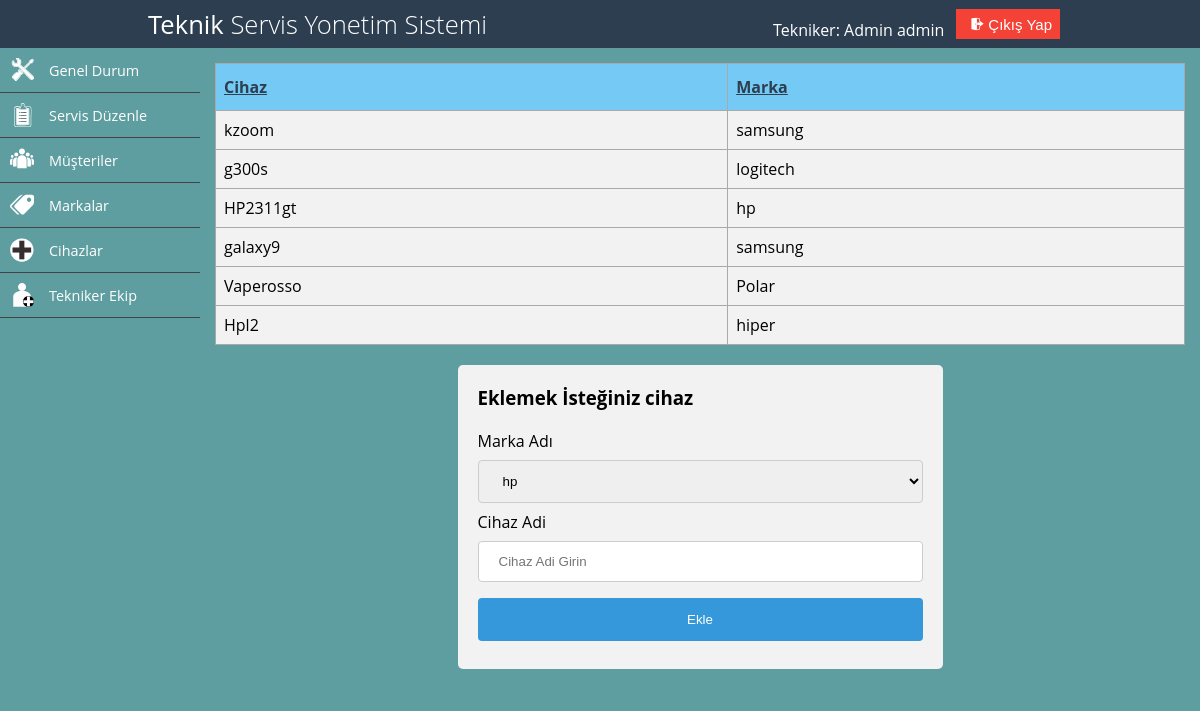
Page /panel/cihazekle.php (signed in) on the committed database.
### tables this page shows
CREATE TABLE `cihaz` (
  `idcihaz` int(11) NOT NULL,
  `cihazadi` varchar(50) NOT NULL,
  `markaid` int(11) NOT NULL
);

CREATE TABLE `marka` (
  `idmarka` int(11) NOT NULL,
  `markaadi` varchar(100) NOT NULL
);

### panel/contentcihaz.php (the view, shortened to what this page needs)
<div id="cihazekle">
<table id="cihaz">
    <tr >
        <th>Cihaz</th>
        <th>Marka</th>
    </tr>
    <?php
    require_once "../baglan.php";
    $liste = $conn->query(" SELECT * FROM cihaz INNER JOIN marka on cihaz.markaid=marka.idmarka", PDO::FETCH_ASSOC);
    foreach ($liste as $row) {
        echo "<tr>";
        echo "<td>" . $row["cihazadi"] . "</td>";
        echo "<td>" . $row["markaadi"] . "</td>";
        echo "<tr>";
    }
    ?>
</table>
<div id="formcihaz"  >
    <h3>Eklemek İsteğiniz cihaz</h3>
    <form method="post">
        <label for="markaadi">Marka Adı</label>
        <select name="markaid" required>
            <?php
            require_once "../baglan.php";
            $liste1 = $conn->query(" SELECT * FROM marka");
            $result=$liste1->fetchAll();
            foreach ($result as $row){
                echo "<option  value='".$row['idmarka']."'>".$row['markaadi']."</option>";
            }
            ?>
        </select>
        <label for="markaadi">Cihaz Adi</label>
        <input type="text" name="cihazadi" placeholder="Cihaz Adi Girin" required>
        <input type="submit" value="Ekle" name="cihazekle">
    </form>
</div>
</div>

### css-js/tekniker.css (style rules this page uses)
* { margin: 0; padding: 0; box-sizing: border-box; }
html,body { font-family: 'Open Sans'; height: 100%; background-color:cadetblue; }

### rows in the picture
cihaz: cihazadi "kzoom", markaid.markaadi "samsung"
cihaz: cihazadi "g300s", markaid.markaadi "logitech"
cihaz: cihazadi "HP2311gt", markaid.markaadi "hp"
cihaz: cihazadi "galaxy9", markaid.markaadi "samsung"
cihaz: cihazadi "Vaperosso", markaid.markaadi "Polar"
cihaz: cihazadi "Hpl2", markaid.markaadi "hiper"

### other values in the picture
$_SESSION["ad"] "Admin"
$_SESSION["soyad"] "admin"
form field markaid "hp"
